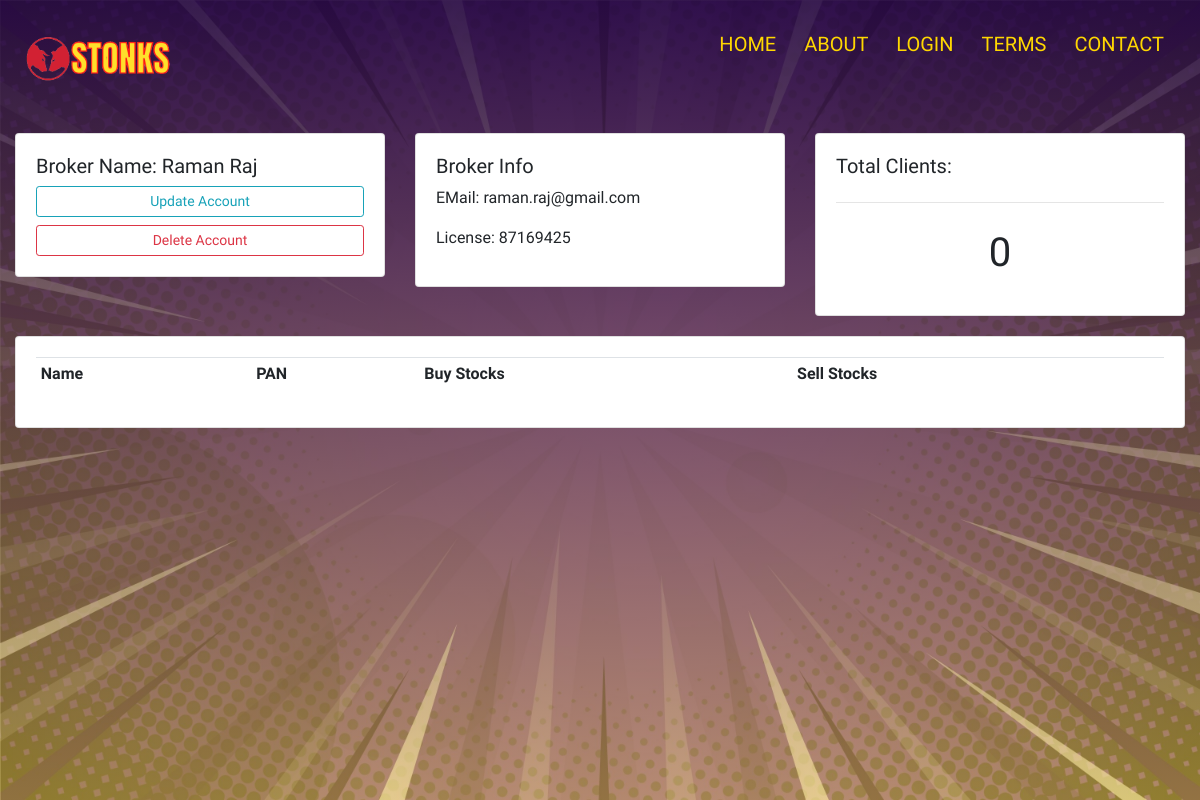
The app's page /broker/1/ with its own data.
### accounts/models.py (models this page shows, shortened)
class Broker(models.Model):
    BID = models.CharField(max_length = 12)
    Name = models.CharField(max_length = 50)
    Email = models.EmailField(null = True)
    License = models.CharField(max_length = 14)
    data_created  = models.DateTimeField(auto_now_add = True)

### accounts/views.py (the view)
# urls.py: path('broker/<str:ID>/', views.broker, name='broker'),
def broker(request, ID):
    broker = Broker.objects.get(id = ID)
    clients = broker.client_broker_set.all()
    cnt_cli = broker.client_broker_set.all().count()
    context = {'broker': broker, 'clients': clients, "cnt_cli": cnt_cli}
    return render(request, 'accounts/broker.html', context)

### accounts/templates/accounts/broker.html (shortened to what this page needs)
{% load static %}
<!DOCTYPE html>
<html>
<head>
	<link rel="stylesheet" href="https://stackpath.bootstrapcdn.com/bootstrap/4.3.1/css/bootstrap.min.css">
    <link rel="stylesheet" type="text/css" href="{% static '/css/client.css' %}">
</head>
<body>
    <section class="header">
	<nav>
        <a href="{% url 'home' %}"><img src="{% static '/images/03.png' %}"></a>
        <div class="nav-links">
            <ul>
                <li> <a href="{% url 'home' %}">HOME</a></li>
                <li> <a href="{% url 'about' %}">ABOUT</a></li>
                <li> <a href="{% url 'login' %}">LOGIN</a></li>
                <li> <a href="{% url 'terms' %}">TERMS</a></li>
                <li> <a href="{% url 'contact' %}">CONTACT</a></li>
            </ul>
        </div>
    </nav>
	<div class="container-fluid">
        <br>
        <div class="row">
            <div class="col-md">
                <div class="card card-body">
                    <h5>Broker Name: {{broker.Name}}</h5>
                    <a class="btn btn-outline-info  btn-sm btn-block" href="">Update Account</a>
                    <a class="btn btn-outline-danger  btn-sm btn-block" href="">Delete Account</a>
                </div>
            </div>
            <div class="col-md">
                <div class="card card-body">
                    <h5>Broker Info</h5>
                    <p>EMail: {{broker.Email}}</p>
                    <p>License: {{broker.License}}</p>
                </div>
            </div>
            <div class="col-md">
                <div class="card card-body">
                    <h5>Total Clients:</h5>
                    <hr>
                    <h1 style="text-align: center;padding: 10px">{{cnt_cli}}</h1>
                </div>
            </div>
        </div>
        <div class="row">
            <div class="col-md">
                <div class="card card-body">
                    <table class="table table-sm">
                        <tr>
                            <th>Name</th>
                            <th>PAN</th>
                            <th>Buy Stocks</th>
                            <th>Sell Stocks</th>
                        </tr>
                    </table>
                </div>
            </div>
        </div>
    </div>
    </section>
</body>
</html>

### static/css/client.css (style rules this page uses)
* { margin: 0; padding: 0; font-family: 'Maven Pro', sans-serif; }
nav { display: flex; padding: 1% 2%; justify-content: space-between; align-items: center; }
nav img { width: 150px; }
.nav-links ul li { list-style: none; display: inline-block; padding: 8px 12px; position: relative; }
.nav-links ul li a { color: gold; text-decoration: none; font-size: 20px; }
.nav-links ul li::after { content: ''; width: 0%; height: 4px; background:orangered; display: block; margin: auto; transition: 0.2s; }
.row { padding-bottom: 20px; }

### records on screen
Broker: Name "Raman Raj", Email "raman.raj@gmail.com", License "87169425"

### other values on screen
{{ cnt_cli }} "0"
